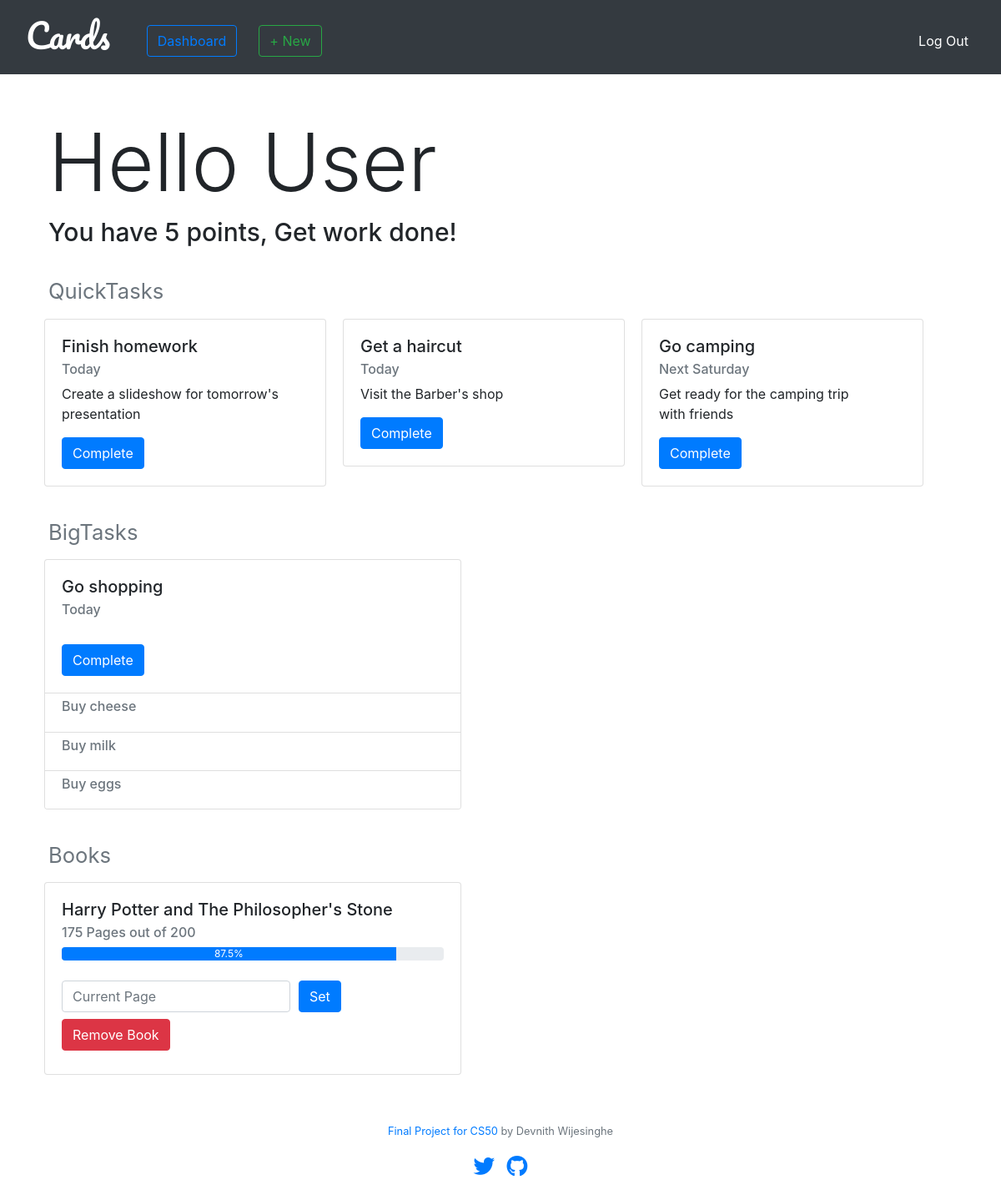
/dashboard (signed in), run on the app's committed database.
### tables this page shows
CREATE TABLE users (
id INTEGER PRIMARY KEY NOT NULL,
name TEXT NOT NULL,
username TEXT NOT NULL,
hash TEXT NOT NULL,
points INTEGER NOT NULL DEFAULT 5);

CREATE TABLE stasks (
title TEXT NOT NULL,
description TEXT NOT NULL,
date TEXT NOT NULL,
user_id INTEGER NOT NULL,
FOREIGN KEY(user_id) REFERENCES users(id));

CREATE TABLE mtasks (
id INTEGER PRIMARY KEY NOT NULL,
title TEXT NOT NULL,
date TEXT NOT NULL,
user_id INTEGER NOT NULL,
FOREIGN KEY(user_id) REFERENCES users(id));

CREATE TABLE subtasks (
title TEXT NOT NULL,
mtask_id INTEGER NOT NULL,
FOREIGN KEY(mtask_id) REFERENCES mtasks(id));

CREATE TABLE books (
id INTEGER PRIMARY KEY NOT NULL,
title TEXT NOT NULL,
totalPages INTEGER NOT NULL,
currentPage INTEGER NOT NULL,
user_id INTEGER NOT NULL,
FOREIGN KEY(user_id) REFERENCES users(id));

### application.py (the view, shortened to what this page needs)
@app.route('/dashboard', methods=["GET", "POST"])
@login_required
def dashboard():
    if request.method == "GET":
        connection = sqlite3.connect('tasks.db')
        db = connection.cursor()
        userID = session["user_id"]
        db.execute("SELECT name,points FROM users WHERE id = (?)", (userID,))
        row = db.fetchone()
        name = row[0]
        points = row[1]
        db.execute("SELECT title,date,description FROM stasks WHERE user_id = (?)", (userID,))
        stasks = db.fetchall()
        db.execute("SELECT id,title,totalPages,currentPage FROM books WHERE user_id = (?)", (userID,))
        books = db.fetchall()
        db.execute("SELECT id,title,date FROM mtasks WHERE user_id = (?)", (userID,))
        items = db.fetchall()
        mtasks= list()
        for item in items:
            item = list(item)
            db.execute("SELECT title FROM subtasks WHERE mtask_id = (?)", (item[0],))
            subtasks = db.fetchall()
            temp = list()
            for task in subtasks:
                temp.append(task[0])
            item.append(temp)
            mtasks.append(item)
        return render_template("dashboard.html", name=name, points=points, stasks=stasks, books=books, mtasks=mtasks)

### helpers.py (called while the page is built)
def login_required(f):
    @wraps(f)
    def decorated_function(*args, **kwargs):
        if session.get("user_id") is None:
            return redirect("/login")
        return f(*args, **kwargs)
    return decorated_function

### templates/dashboard.html (shortened to what this page needs)
{% extends "layout.html" %}
{% block main %}
<div style="text-align: left;">
    <h1 class="display-1" >Hello {{  name }}</h1>
    <h1 class="display-6" style="font-size: 30px;">You have {{ points }} points, Get work done!</h1>
</div>
<br>
<h2 style="text-align: left; margin-bottom: 5px;"><small class="text-muted">QuickTasks</small></h2>
{% if stasks|length < 1 %}
    <h4 style="text-align: left; margin-bottom: 5px;"><small class="text-muted">You have no QuickTasks</small></h4>
{% else %}
    <div class="row">
        {% for stask in stasks %}
            <div class="col-lg" style="padding: 0px; ">
                <div class="card" style="margin: 10px; text-align: left;">
                    <div class="card-body" style="width: 300px;">
                        <h5 class="card-title">{{ stask[0] }}</h5>
                        <h6 class="card-subtitle mb-2 text-muted">{{ stask[1] }}</h6>
                        <p class="card-text">{{ stask[2] }}</p>
                        <form action="/dashboard" method="post">
                            <button class="btn btn-primary" type="submit" name="deleteStask" value="{{ stask[0] }}">Complete</a>
                        </form>
                    </div>
                </div>
            </div>
        {% endfor %}
    </div>
{% endif %}
<br>
<h2 style="text-align: left; margin-bottom: 5px;"><small class="text-muted">BigTasks</small></h2>
{% if mtasks|length < 1 %}
    <h4 style="text-align: left; margin-bottom: 5px;"><small class="text-muted">You have no BigTasks</small></h4>
{% else %}
    <div class="row">
        {% for mtask in mtasks %}
            <div class="col-lg" style="padding: 0px;">
                <div class="card" style="margin: 10px; text-align: left; width: 500px;">
                    <div class="card-body">
                        <h5 class="card-title">{{ mtask[1] }}</h5>
                        <h6 class="card-subtitle mb-2 text-muted">{{ mtask[2] }}</h6>
                        <br>
                        <form action="/dashboard" method="post">
                            <button class="btn btn-primary" type="submit" name="deleteMtask" value="{{ mtask[0] }}">Complete</a>
                        </form>
                    </div>
                    <ul class="list-group list-group-flush">
                        {% for subtask in mtask[3] %}
                            <li class="list-group-item"><h6 class="card-subtitle mb-2 text-muted">{{subtask}}</h6></li>
                        {% endfor %}
                    </ul>
                </div>
            </div>
        {% endfor %}
    </div>
{% endif %}
<br>
<h2 style="text-align: left; margin-bottom: 5px;"><small class="text-muted">Books</small></h2>
{% if books|length < 1 %}
    <h4 style="text-align: left; margin-bottom: 5px;"><small class="text-muted">You have no Books</small></h4>
{% else %}
    <div class="row">
        {% for book in books %}
            <div class="col-auto" style="padding: 0px;">
                <div class="card" style="margin: 10px; text-align: left; width: 500px;">
                    <div class="card-body">
                        <h5 class="card-title">{{ book[1] }}</h5>
                        <h6 class="card-subtitle mb-2 text-muted">{{ book[3]}} Pages out of {{ book[2] }}</h6>
                        {% set progress = book[3] / book[2] * 100 %}
                        <div class="progress">
                            <div class="progress-bar" role="progressbar" style="width: {{progress}}%;" aria-valuenow="{{progress}}" aria-valuemin="0" aria-valuemax="100">{{progress}}%</div>
                        </div>
                        <br>
                        {% if progress < 100 %}
                        <form action="/dashboard" method="post">
                            <div class="form-row align-items-center">
                                <div class="col-auto">
                                    <input type="number" class="form-control mb-2" name="currentPage" placeholder="Current Page" min="1">
                                </div>
                                <div class="col-auto">
                                    <button type="submit" class="btn btn-primary mb-2" name="setPage" value="{{ book[0] }}">Set</button>
                                </div>
                                <div class="col-auto">
                                    <button type="submit" class="btn btn-danger mb-2" name="deleteBook" value="{{ book[0] }}">Remove Book</button>
                                </div>
                            </div>
                        </form>
                        {% else %}
                        <form action="/dashboard" method="post">
                            <button type="submit" class="btn btn-danger mb-2" name="deleteBook" value="{{ book[0] }}">Remove Book</button>
                        </form>
                        {% endif %}
                    </div>
                </div>
            </div>
        {% endfor %}
    </div>
{% endif %}
{% endblock %}

### templates/layout.html (shortened to what this page needs)
<!DOCTYPE html>
<html lang="en">
<head>
    <link rel="stylesheet" href="https://cdn.jsdelivr.net/npm/bootstrap@4.5.3/dist/css/bootstrap.min.css">
</head>
<body>
    <nav class="navbar navbar-expand-lg navbar-dark bg-dark">
        <div class="container-fluid">
          <a class="navbar-brand" href="#"> <h1 style="font-family: 'Pacifico'; margin-right: 10px; margin-top: 5px; margin-bottom: 10px;">Cards</h1> </a>
          <div class="collapse navbar-collapse" id="navbarNav">
                {% if session.user_id %}
                    <ul class="navbar-nav mr-auto mt-2">
                        <li class="nav-item"><a class="nav-link" href="/dashboard" style="color: white;"><button class="btn btn-outline-primary me-2" type="button" style="margin-left: 10px;">Dashboard</button></a></li>
                        <li class="nav-item"><a class="nav-link" href="/add" style="color: white;"><button class="btn btn-outline-success me-2" type="button" style="margin-left: 10px;">+ New</button></a></li>
                    </ul>
                    <ul class="navbar-nav ml-auto mt-2">
                        <li class="nav-item"><a class="nav-link" href="/logout" style="color: white;">Log Out</a></li>
                    </ul>
                {% else %}
                    <ul class="navbar-nav ml-auto mt-2 ">
                        <li class="nav-item"><a class="nav-link" aria-current="page" href="/login" style="color: white;">Log in</a></li>
                        <li class="nav-item"><a class="nav-link" aria-current="page" href="/register" style="color: white;">Register</a></li>
                    </ul>
                {% endif %}
          </div>
        </div>
    </nav>
    <main class="container p-5" style="overflow-x: auto; text-align: center; padding-left: 0px; border-left: 0px; margin-left: 10px;">
        {% block main %}{% endblock %}
    </main>
    <footer class="small text-center text-muted">
        <a href="https://github.com/devnithw/Taskly">Final Project for CS50</a> by Devnith Wijesinghe
        <p>
            <br>
            <a href="https://twitter.com/DevtasticDev"><i class="fab fa-twitter fa-2x"></i></a>&nbsp; &nbsp;
            <a href="https://github.com/devnithw"><i class="fab fa-github fa-2x"></i></i></a>
        </p>
        <p>
            <br>
        </p>
    </footer>
</body>
</html>

### data on the page
users: name "User"
stasks: title "Finish homework", date "Today", description "Create a slideshow for tomorrow's presentation"
stasks: title "Get a haircut", date "Today", description "Visit the Barber's shop"
stasks: title "Go camping", date "Next Saturday", description "Get ready for the camping trip with friends"
mtasks: title "Go shopping", date "Today", {{ mtask[0] }} 1 (drawn)
subtasks: title "Buy cheese"
subtasks: title "Buy milk"
subtasks: title "Buy eggs"
books: title "Harry Potter and The Philosopher's Stone", currentPage "175", totalPages "200", progress "87.5", {{ book[0] }} 1 (drawn)

### other printed values
{{ points }} "5"
